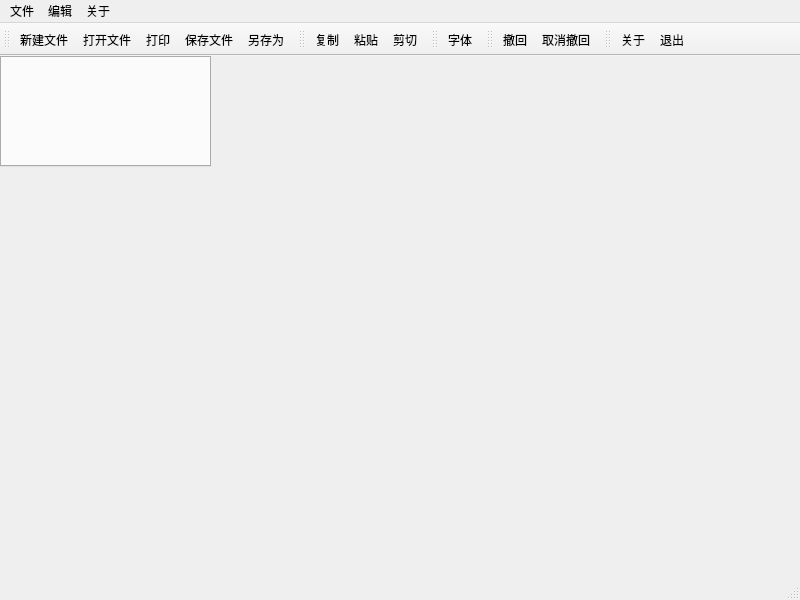
<?xml version="1.0" encoding="UTF-8"?>
<ui version="4.0">
 <class>MainWindow</class>
 <widget class="QMainWindow" name="MainWindow">
  <property name="geometry">
   <rect>
    <x>0</x>
    <y>0</y>
    <width>800</width>
    <height>600</height>
   </rect>
  </property>
  <property name="windowTitle">
   <string>Code Editor</string>
  </property>
  <property name="windowIcon">
   <iconset resource="images.qrc">
    <normaloff>:/images/pencil.png</normaloff>:/images/pencil.png</iconset>
  </property>
  <widget class="QWidget" name="centralwidget">
   <widget class="QTabWidget" name="tabWidget">
    <property name="geometry">
     <rect>
      <x>0</x>
      <y>0</y>
      <width>211</width>
      <height>111</height>
     </rect>
    </property>
    <property name="tabShape">
     <enum>QTabWidget::Rounded</enum>
    </property>
    <property name="currentIndex">
     <number>-1</number>
    </property>
    <property name="elideMode">
     <enum>Qt::ElideMiddle</enum>
    </property>
    <property name="tabsClosable">
     <bool>true</bool>
    </property>
    <property name="movable">
     <bool>true</bool>
    </property>
   </widget>
  </widget>
  <widget class="QMenuBar" name="menubar">
   <property name="geometry">
    <rect>
     <x>0</x>
     <y>0</y>
     <width>800</width>
     <height>24</height>
    </rect>
   </property>
   <widget class="QMenu" name="menu">
    <property name="title">
     <string>文件</string>
    </property>
    <widget class="QMenu" name="recent">
     <property name="title">
      <string>最近打开</string>
     </property>
    </widget>
    <addaction name="new_file"/>
    <addaction name="open_file"/>
    <addaction name="recent"/>
    <addaction name="separator"/>
    <addaction name="save_file"/>
    <addaction name="save_as"/>
    <addaction name="separator"/>
    <addaction name="print"/>
    <addaction name="separator"/>
    <addaction name="exit"/>
   </widget>
   <widget class="QMenu" name="menu_2">
    <property name="title">
     <string>编辑</string>
    </property>
    <addaction name="copy"/>
    <addaction name="cut"/>
    <addaction name="paste"/>
    <addaction name="separator"/>
    <addaction name="separator"/>
    <addaction name="font"/>
   </widget>
   <widget class="QMenu" name="menu_3">
    <property name="title">
     <string>关于</string>
    </property>
    <addaction name="about"/>
   </widget>
   <addaction name="menu"/>
   <addaction name="menu_2"/>
   <addaction name="menu_3"/>
  </widget>
  <widget class="QStatusBar" name="statusbar"/>
  <widget class="QToolBar" name="toolBar">
   <property name="windowTitle">
    <string>toolBar</string>
   </property>
   <attribute name="toolBarArea">
    <enum>TopToolBarArea</enum>
   </attribute>
   <attribute name="toolBarBreak">
    <bool>false</bool>
   </attribute>
   <addaction name="new_file"/>
   <addaction name="open_file"/>
   <addaction name="print"/>
   <addaction name="save_file"/>
   <addaction name="save_as"/>
  </widget>
  <widget class="QToolBar" name="toolBar_2">
   <property name="windowTitle">
    <string>toolBar_2</string>
   </property>
   <attribute name="toolBarArea">
    <enum>TopToolBarArea</enum>
   </attribute>
   <attribute name="toolBarBreak">
    <bool>false</bool>
   </attribute>
   <addaction name="copy"/>
   <addaction name="paste"/>
   <addaction name="cut"/>
  </widget>
  <widget class="QToolBar" name="toolBar_3">
   <property name="windowTitle">
    <string>toolBar_3</string>
   </property>
   <attribute name="toolBarArea">
    <enum>TopToolBarArea</enum>
   </attribute>
   <attribute name="toolBarBreak">
    <bool>false</bool>
   </attribute>
   <addaction name="font"/>
  </widget>
  <widget class="QToolBar" name="toolBar_4">
   <property name="windowTitle">
    <string>toolBar_4</string>
   </property>
   <attribute name="toolBarArea">
    <enum>TopToolBarArea</enum>
   </attribute>
   <attribute name="toolBarBreak">
    <bool>false</bool>
   </attribute>
   <addaction name="undo"/>
   <addaction name="redo"/>
  </widget>
  <widget class="QToolBar" name="toolBar_5">
   <property name="windowTitle">
    <string>toolBar_5</string>
   </property>
   <attribute name="toolBarArea">
    <enum>TopToolBarArea</enum>
   </attribute>
   <attribute name="toolBarBreak">
    <bool>false</bool>
   </attribute>
   <addaction name="about"/>
   <addaction name="exit"/>
  </widget>
  <action name="new_file">
   <property name="icon">
    <iconset resource="images.qrc">
     <normaloff>:/images/new.png</normaloff>:/images/new.png</iconset>
   </property>
   <property name="text">
    <string>新建文件</string>
   </property>
   <property name="shortcut">
    <string>Ctrl+N</string>
   </property>
  </action>
  <action name="open_file">
   <property name="icon">
    <iconset resource="images.qrc">
     <normaloff>:/images/open.png</normaloff>:/images/open.png</iconset>
   </property>
   <property name="text">
    <string>打开文件</string>
   </property>
   <property name="shortcut">
    <string>Ctrl+O</string>
   </property>
  </action>
  <action name="save_file">
   <property name="icon">
    <iconset resource="images.qrc">
     <normaloff>:/images/save.png</normaloff>:/images/save.png</iconset>
   </property>
   <property name="text">
    <string>保存文件</string>
   </property>
   <property name="shortcut">
    <string>Ctrl+S</string>
   </property>
  </action>
  <action name="save_as">
   <property name="icon">
    <iconset resource="images.qrc">
     <normaloff>:/images/save_as.png</normaloff>:/images/save_as.png</iconset>
   </property>
   <property name="text">
    <string>另存为</string>
   </property>
   <property name="shortcut">
    <string>Ctrl+Shift+S</string>
   </property>
  </action>
  <action name="paste">
   <property name="icon">
    <iconset resource="images.qrc">
     <normaloff>:/images/paste.png</normaloff>:/images/paste.png</iconset>
   </property>
   <property name="text">
    <string>粘贴</string>
   </property>
   <property name="shortcut">
    <string>Ctrl+V</string>
   </property>
  </action>
  <action name="copy">
   <property name="icon">
    <iconset resource="images.qrc">
     <normaloff>:/images/copy.png</normaloff>:/images/copy.png</iconset>
   </property>
   <property name="text">
    <string>复制</string>
   </property>
   <property name="shortcut">
    <string>Ctrl+C</string>
   </property>
  </action>
  <action name="font">
   <property name="icon">
    <iconset resource="images.qrc">
     <normaloff>:/images/font.png</normaloff>:/images/font.png</iconset>
   </property>
   <property name="text">
    <string>字体</string>
   </property>
   <property name="shortcut">
    <string>Ctrl+Shift+F</string>
   </property>
  </action>
  <action name="about">
   <property name="icon">
    <iconset resource="images.qrc">
     <normaloff>:/images/info.png</normaloff>:/images/info.png</iconset>
   </property>
   <property name="text">
    <string>关于</string>
   </property>
   <property name="shortcut">
    <string>Ctrl+Shift+I</string>
   </property>
  </action>
  <action name="undo">
   <property name="icon">
    <iconset resource="images.qrc">
     <normaloff>:/images/edit_undo.png</normaloff>:/images/edit_undo.png</iconset>
   </property>
   <property name="text">
    <string>撤回</string>
   </property>
   <property name="shortcut">
    <string>Ctrl+Z</string>
   </property>
  </action>
  <action name="redo">
   <property name="icon">
    <iconset resource="images.qrc">
     <normaloff>:/images/edit_redo.png</normaloff>:/images/edit_redo.png</iconset>
   </property>
   <property name="text">
    <string>取消撤回</string>
   </property>
   <property name="shortcut">
    <string>Ctrl+Shift+Z</string>
   </property>
  </action>
  <action name="exit">
   <property name="icon">
    <iconset resource="images.qrc">
     <normaloff>:/images/exit.png</normaloff>:/images/exit.png</iconset>
   </property>
   <property name="text">
    <string>退出</string>
   </property>
   <property name="shortcut">
    <string>Esc</string>
   </property>
  </action>
  <action name="print">
   <property name="icon">
    <iconset resource="images.qrc">
     <normaloff>:/images/print.png</normaloff>:/images/print.png</iconset>
   </property>
   <property name="text">
    <string>打印</string>
   </property>
   <property name="shortcut">
    <string>Ctrl+P</string>
   </property>
  </action>
  <action name="clear_history">
   <property name="text">
    <string>清除历史记录</string>
   </property>
   <property name="shortcut">
    <string>Ctrl+Alt+Shift+C</string>
   </property>
  </action>
  <action name="cut">
   <property name="icon">
    <iconset resource="images.qrc">
     <normaloff>:/images/cut.png</normaloff>:/images/cut.png</iconset>
   </property>
   <property name="text">
    <string>剪切</string>
   </property>
   <property name="shortcut">
    <string>Ctrl+X</string>
   </property>
  </action>
 </widget>
 <resources>
  <include location="images.qrc"/>
 </resources>
 <connections/>
</ui>
